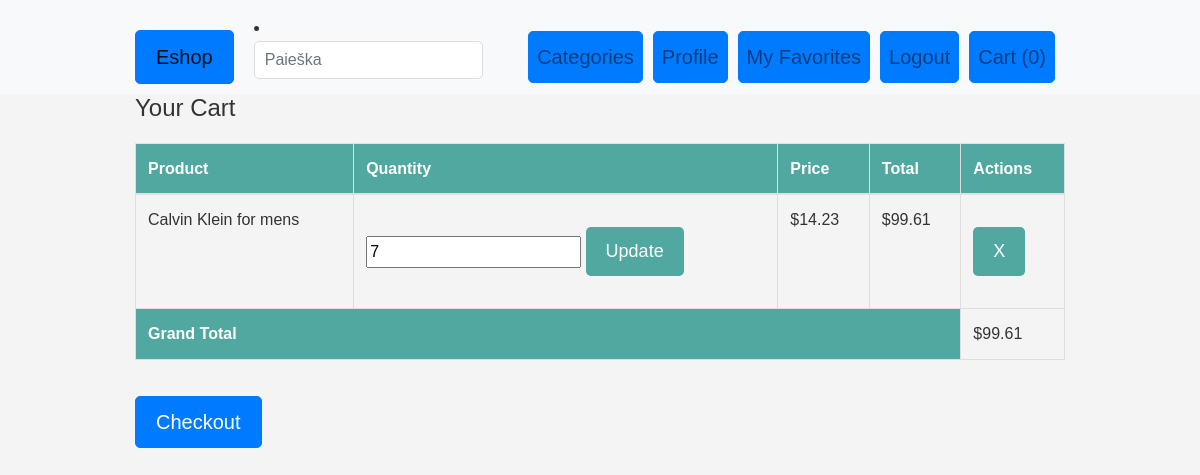
The app's page /cart-detail/ (signed in), older data.
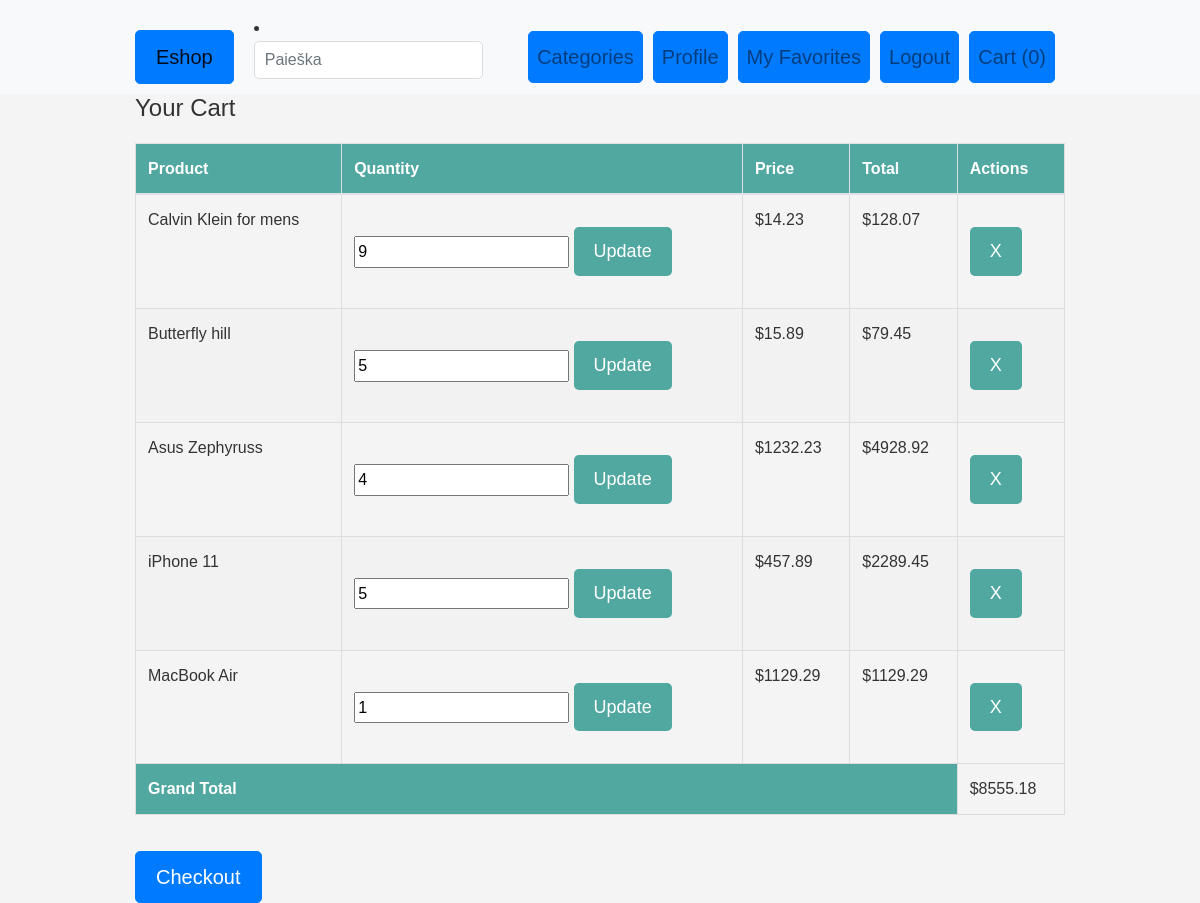
The same page, newer data.
### eshopas_app/models.py (models this page shows, shortened)
class CartItem(models.Model):
    product = models.ForeignKey(Product, on_delete=models.CASCADE)
    quantity = models.PositiveIntegerField(default=1)
    created_at = models.DateTimeField(auto_now_add=True)
    cart = models.ForeignKey(Cart, on_delete=models.CASCADE, default=None)
    def total_price(self):
        return self.product.price * self.quantity

class Product(models.Model):
    product_id = models.IntegerField(default=0)
    name = models.CharField(max_length=100)
    price = models.DecimalField(max_digits=10, decimal_places=2)
    category = models.ForeignKey(Category, on_delete=models.CASCADE, default=1)
    image = models.ImageField(upload_to='product_images/', blank=True, null=True)
    thumbnail = ImageSpecField(source='image', processors=[ResizeToFill(150, 200)], format='JPEG', options={'quality': 90})
    is_featured = models.BooleanField(default=True)
    stock = models.PositiveIntegerField(default=0)
    description = models.TextField(blank=True)
    favorites = models.ManyToManyField(User, related_name='favorites', blank=True)

### eshopas_app/views.py (the view)
# urls.py: path('cart-detail/', views.cart_detail, name='cart_detail'),
@login_required
def cart_detail(request):
    user = request.user
    cart, created = Cart.objects.get_or_create(user=user)
    cart_items = CartItem.objects.filter(cart=cart)
    total_cart_value = sum(item.total_price() for item in cart_items)
    context = {
        'cart_items': cart_items,
        'total_cart_value': total_cart_value,
    }
    return render(request, 'cart_detail.html', context)

### eshopas_app/templatetags/myfilters.py (called while the page is built, shortened)
@register.filter
def cart_total(cart):
    if not cart:
        return 0

### eshopas_app/templates/cart_detail.html (shortened to what this page needs)
{% extends 'base.html' %}
{% load static %}
{% load myfilters %}
{% block content %}
    <h2>Your Cart</h2>
    <table class="table">
        <thead>
            <tr>
                <th>Product</th>
                <th>Quantity</th>
                <th>Price</th>
                <th>Total</th>
                <th>Actions</th>
            </tr>
        </thead>
        <tbody>
            {% for item in cart_items %}
                <tr>
                    <td>{{ item.product.name }}</td>
                    <td>
                        <form method="post" action="{% url 'update_quantity' item.product.id %}">
                            <input type="number" name="quantity" value="{{ item.quantity }}" min="1">
                            <button type="submit">Update</button>
                        </form>
                    </td>
                    <td>${{ item.product.price }}</td>
                    <td>${{ item.total_price }}</td>
                    <td>
                        <form method="post" action="{% url 'remove_item' item.product.id %}">
                            <button type="submit">X</button>
                        </form>
                    </td>
                </tr>
            {% endfor %}
        </tbody>
        <tfoot>
            <tr>
                <th colspan="4">Grand Total</th>
                <td>${{ total_cart_value }}</td>
            </tr>
        </tfoot>
    </table>
    <a href="{% url 'checkout' %}" class="btn btn-primary">Checkout</a>
{% endblock %}

Row changes from the older to the newer data that the page shows:
changed CartItem "Calvin Klein for mens": quantity "7" → "9"; total_price "99.61" → "128.07"
added CartItem: product.name "Butterfly hill", quantity "5", product.price "15.89", total_price "79.45"
added CartItem: product.name "Asus Zephyruss", quantity "4", product.price "1232.23", total_price "4928.92"
added CartItem: product.name "iPhone 11", quantity "5", product.price "457.89", total_price "2289.45"
added CartItem: product.name "MacBook Air", quantity "1", product.price "1129.29", total_price "1129.29"
Text that changed along with them:
{{ total_cart_value }}: "99.61" → "8555.18"
